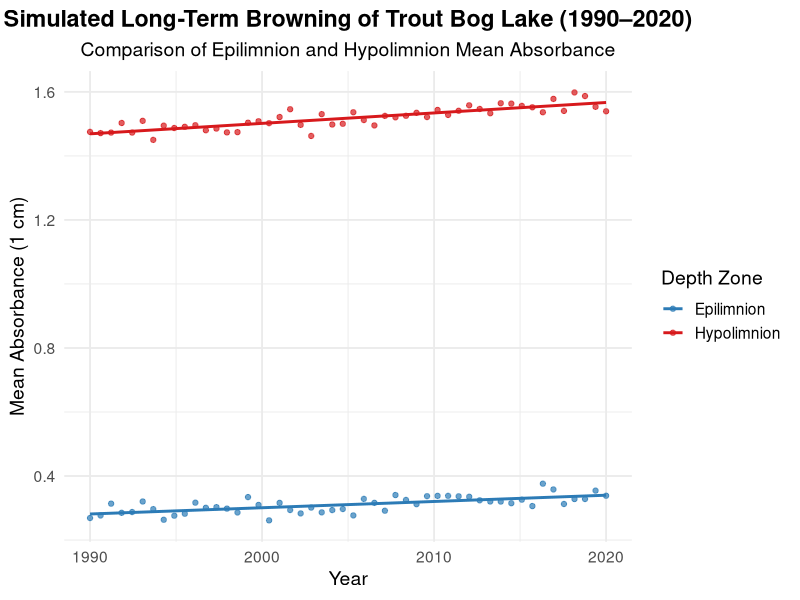

Reproduce this figure in R.
#######################
## Lecture 11/11/25 ###
#######################

# --- Week 11: Linear Models 2 --- #

## Extending the linear model to categorical variables
# Dummy variables 
# -> Created automatically when a factor is included in lm()
# -> or can be specified using factor()
# -> Reference level is the first level of the factor (alphabetically by default) 
# -> Compared to a reference level in lm() summary
# --> Example: mean of reference level = 114
# --> mean of treatment level = 124
# --> difference = 10
# --> Interpretation: treatment group has on average 10 units higher than reference group

## Combining categorical and continuous variables Analysis of Covariance (ANCOVA)
# Understand the effect of treatment (categorical) while controlling for a continuous variable (covariate)
# -> Example: effect of fertilizer type on plant growth while controlling for initial plant size

## Interpreting ANCOVA output
# Example 1: Mod1 <- lm(Y ~ Xcon * Xfac)
# -> Xcon is a continuous predictor, Xfac is a categorical predictor
# -> Y is the response variable
# -> The asterisk (*) indicates inclusion of both main effects and their interaction
# --> Main effect of Xfac: difference in Y between levels of Xfac when Xcon = 0
# --> Main effect of Xcon: change in Y for a one-unit increase in Xcon when Xfac is at reference level
# --> Interaction effect: how the effect of Xcon on Y changes across levels of Xfac

# Example 2: Mod2 <- lm( Y ~ Xcon + Xfac)
# -> Main effect of Xfac: difference in Y between levels of Xfac, averaged over all values of Xcon
# -> Main effect of Xcon: change in Y for a one-unit increase in Xcon, averaged over all levels of Xfac
# -> No interaction effect included

## -- One factor, multiple levels - Analysis of Variance (ANOVA) -- ##
# Also fits the lm() linear model framework

# Why generate a boxplot first beforehand?
# -> Visualize data distribution across groups
# -> Identify potential outliers !!
# -> Assess homogeneity of variances assumption
# -> Check for normality of residuals assumption

# Example: Mod3 <- lm(Y ~ Xfac)
# -> Xfac has more than two levels (e.g., A, B, C)
# -> ANOVA tests if there are significant differences in Y among the levels of Xfac

# Pair-wise contrasts
# -> Post-hoc tests (e.g., Tukey's HSD) to identify which specific groups differ
# --> Interpreting becomes difficult with many levels... why?
# ---> Increases the number of comparisons, raising the risk of Type I errors
# ---> Adjustments for multiple comparisons reduce statistical power

# Multiple comparison corrections
# -> Tukey's HSD, Bonferroni correction, etc.
# -> Control the family-wise error rate when conducting multiple pair-wise tests
# -> Important to avoid false positives in identifying significant differences
# -> Example in R: TukeyHSD(aov(Mod3))

# Estimate the means and CIs for each level
# -> Use emmeans package in R
# -> Example: emmeans(Mod3, ~ Xfac)
# -> Provides estimated marginal means and confidence intervals for each group
# -> Useful for visualizing group differences and uncertainty

# Checking ANOVA assumptions
# -> Normal distribution of residuals: Shapiro-Wilk test, Q-Q plots
# -> Homogeneity of variances: Levene's test, Bartlett's test, CARS package leveneTest()
# -> Independence of observations: study design consideration

# Data limitations
# -> What if we have two factors, each with multiple levels, and only one observation for each combination?
# -> Can we fit a model with interactions?
# --> No, we cannot estimate interaction effects with only one observation per combination
# -> What if we treat laser as a continuous numeric variable?
# --> Yes, you are reducing the number of parameters the model needs to estimate
# --> But be cautious, as this assumes a linear relationship!

# -------------------------------------------------------------------------- #

# Exercise: simulation and estimation of linear models with one categorical and one continuous predictor
# 1a. Using code from last week's homework, add a two level categorical X value and simulate sufficient data
# -> (say 100 observations total, split evenly between the two levels) to estimate the parameters of an
# -> ANCOVA model. You can decide whether there is an interaction or not (same slopes but different intercepts
# -> vs. different slopes and intercepts) or even whether the categorical variable matters at all.

# 1b. Write a brief (2-3 sentences) ecological scenario for these data and give the variables related names and units.
# -> Finish with an ecological question that fits the ANCOVA format.

# ===== Exercise 1a: ANCOVA Simulation ===== #
# Exercise: Simulation and estimation of linear models with one categorical and one continuous predictor
# Adapted for Trout Bog Lake: Epilimnion vs. Hypolimnion

# Ecological scenario:
# These simulated data represent mean water color (absorbance normalized to a 1 cm path length)
# measured in the epilimnion (surface layer) and hypolimnion (deep layer) of Trout Bog Lake, WI
# from 1990–2020. The hypolimnion is more isolated and often contains more dissolved organic matter,
# leading to darker color. We ask: does the rate of browning (increase in color) differ between layers?

set.seed(123)

# Continuous predictor: year (1990–2020)
year <- rep(seq(1990, 2020, length.out = 50), times = 2) # 50 observations per depth zone, total 100

# Categorical predictor: depth zone
depth_zone <- rep(c("Epilimnion", "Hypolimnion"), each = 50) # layers of lake, 50 observations each

# Define true model parameters
# Hypothesis: both zones are browning, but the hypolimnion is darker overall and increasing faster
intercept_epi <- -3.7      # Baseline intercept for epilimnion (chosen so predictions ≈ 0.25–0.35 absorbance)
slope_epi <- 0.0020        # Rate of increase in color per year for the epilimnion
intercept_hypo <- intercept_epi - 0.8   # Hypolimnion starts darker (lower intercept)
slope_hypo <- slope_epi + 0.0010        # Hypolimnion color increases faster (steeper slope)

# Simulate data with noise, different intercepts and slopes, including some random variation
mean_absorbance <- ifelse(
  depth_zone == "Epilimnion",
  intercept_epi + slope_epi * year + rnorm(50, 0, 0.02), # Epilimnion, lighter and slower increase
  intercept_hypo + slope_hypo * year + rnorm(50, 0, 0.02) # Hypolimnion, darker and faster increase
)

# Combine into dataframe
ancova_data <- data.frame(year, depth_zone, mean_absorbance)

# Fit ANCOVA model (with interaction term)
ancova_model <- lm(mean_absorbance ~ year * depth_zone, data = ancova_data)
summary(ancova_model)

# Plot simulated ANCOVA results
library(ggplot2)

ggplot(ancova_data, aes(x = year, y = mean_absorbance, color = depth_zone)) +
  geom_point(alpha = 0.7) +
  geom_smooth(method = "lm", se = FALSE, linewidth = 1) +
  scale_color_manual(values = c("#2C7BB6", "#D7191C")) +
  labs(
    title = "Simulated Long-Term Browning of Trout Bog Lake (1990–2020)",
    subtitle = "Comparison of Epilimnion and Hypolimnion Mean Absorbance",
    x = "Year",
    y = "Mean Absorbance (1 cm)",
    color = "Depth Zone"
  ) +
  theme_minimal(base_size = 14) +
  theme(
    plot.title = element_text(face = "bold", hjust = 0.5),
    plot.subtitle = element_text(hjust = 0.5)
  )

# ===== Exercise 1b: Ecological scenario ===== #
# This simulated data represents mean water color (absorbance, normalized to a 1 cm pathlength) 
# measured in the epilimnion and hypolimnion of Trout Bog Lake, Wisconsin, between 1990 and 2020. 
# Because the hypolimnion is permanently anoxic and rich in dissolved organic matter,
# it tends to have darker color than the epilimnion.

# Ecological Question: 
# -> Has water color (browning) increased over time in Trout Bog Lake,
# -> and does the rate of increase differ between the epilimnion and hypolimnion?
